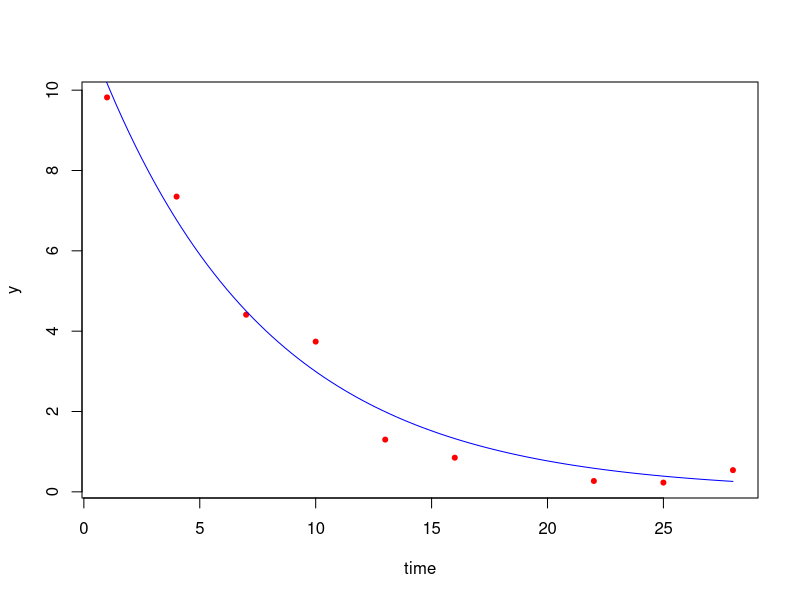

The R script that drew this image:

# données
y=c(9.82, 7.35, 4.41, 3.74 ,1.30, 0.85, 0.27,   0.23,  0.54)
time=c(1,  4,  7,  10 , 13,  16,  22,  25,  28)
n=length(time)
PK=data.frame(time=time,y=y)
plot(time,y,pch=20,col="red")

# fonction de régression
freg=function(beta,time)
{   
k=beta[1]
V=beta[2]
return((100/V)* exp(-k*time))
}

# log-vraisemblance
logvrais=function(beta){sum(log(dnorm(y,freg(beta,time))))}

# ordonnée à l'origine V=10
# pente à l'origine 10*k=.5
nlogvrais=function(beta){-logvrais(beta)}
res=optim(par=c(.5,10),nlogvrais)
res$par
# [1] 0.1358591 8.5819458
res$convergence
# [1] 0

# ajustement
curve(freg(res$par,x),from=0,to=28,add=T,col="blue" )



